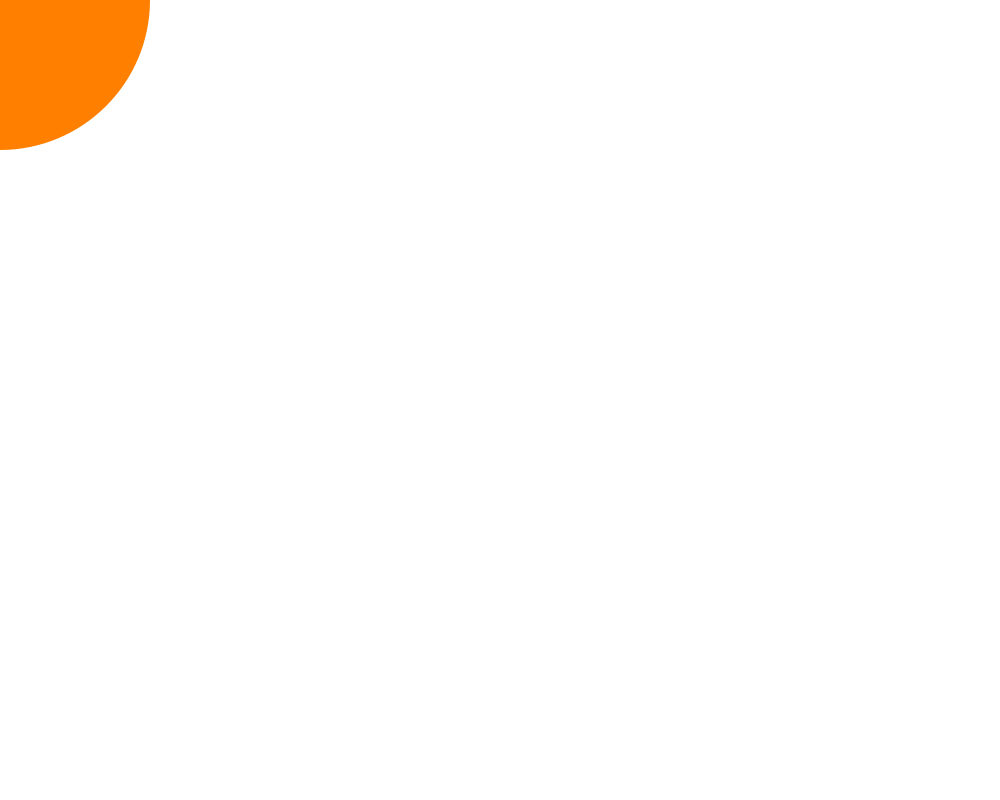
Frame 1 (no input)
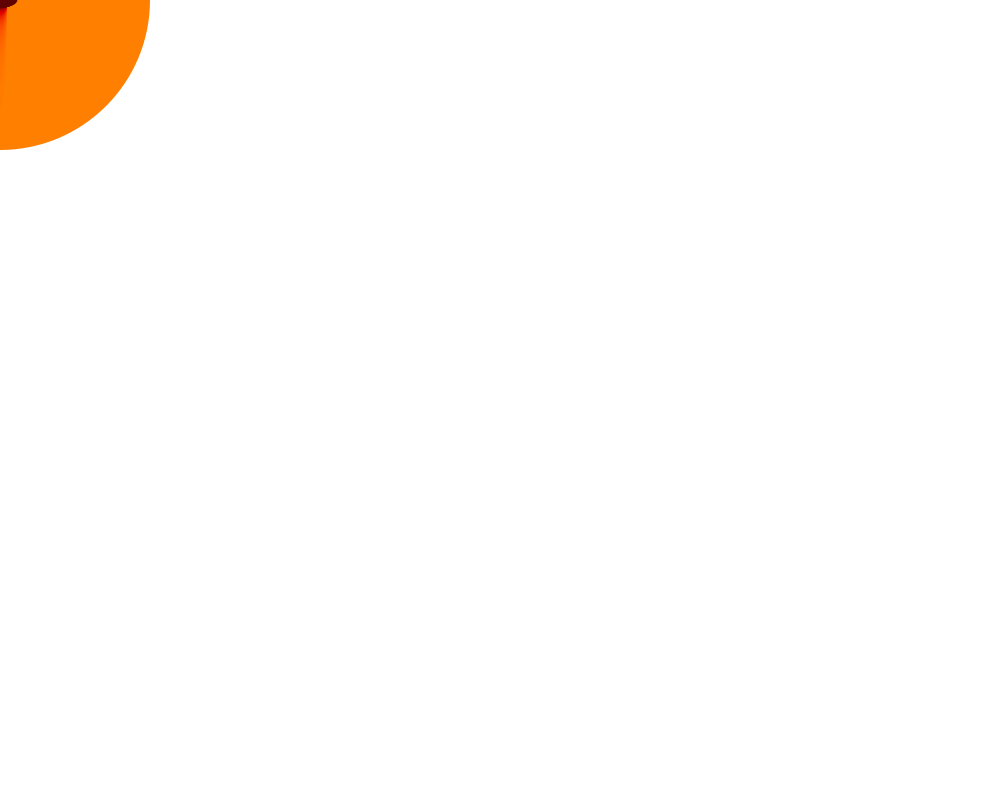
Frame 60 (the mouse pressed at the canvas centre just before this capture)
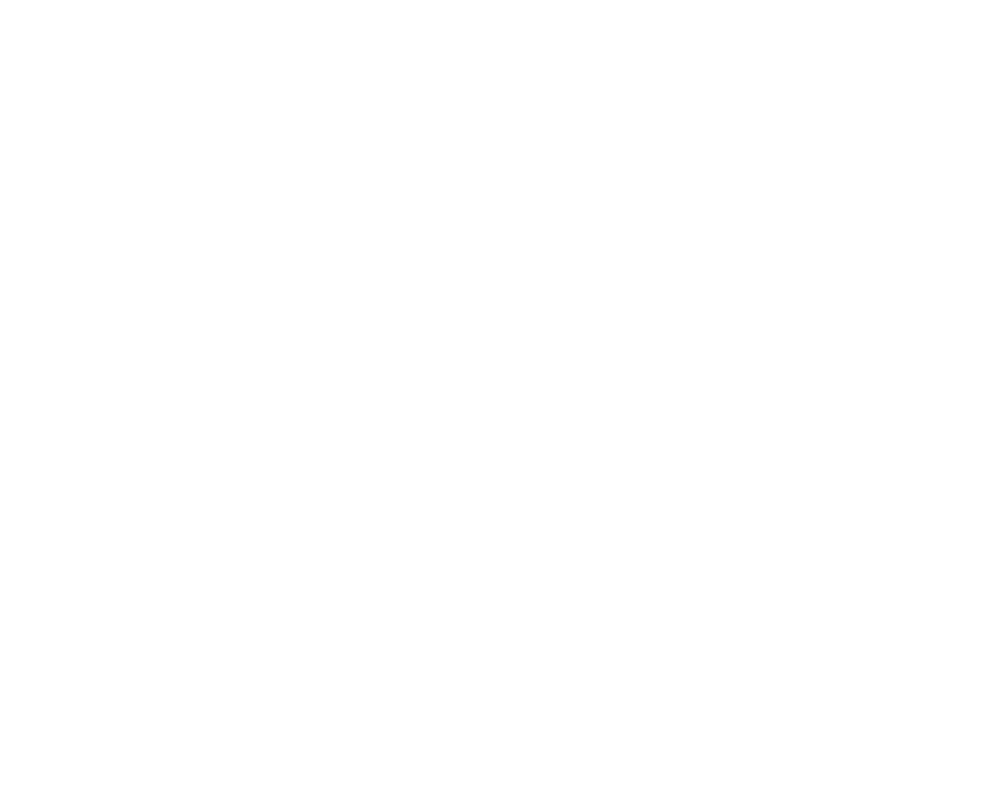
Frame 120 (the mouse held since frame 60 and released just before this capture)

The Processing sketch that drew these frames (run headless with seeded random() and noise(); from frame 60 on, the mouse is pressed at the canvas centre):

// Processing sketch: processing_58227
// ── processing_58227.pde

float rad = 0;
float rad2 = 0;
float theta = 0;
float speed = 0.02;
float maximum = 20;

void setup(){
  size(1000,800);
  background(255);
  smooth();
  frameRate(100);
  
}
  
void draw(){
  
  ellipseMode(CENTER);
  
  noStroke();
  fill(cos(theta)*255, cos(theta+(PI/3))*255, cos(theta+(2*PI/3))*255);
  ellipse(mouseX, mouseY, 300/(1+rad2), 300/(1+rad)); 
  
  theta = theta + speed;
  rad = maximum*sin(theta);
  rad2 = maximum*cos(theta);
  
  if (mousePressed == true){
    background(255);
  }  
}
  
